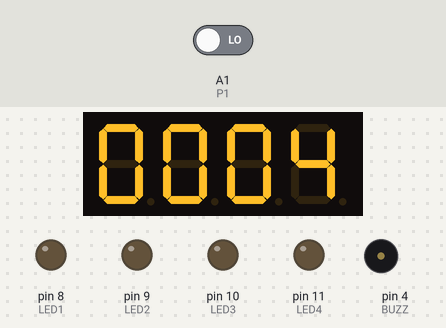
Bench run of a sketch on a simulated Arduino Uno, built with avr-gcc and run on an emulated ATmega328P. Shown: 4-digit seven-segment display, output pins drawn as LEDs (lit = HIGH), buzzer (waves = sounding, pin HIGH). Inputs (shaded band) come from the test bench; at power-on: A1 (P1) LOW.

Above: at 2.3 s.
2.4 s: A1 (P1) driven HIGH
At 3.8 s:
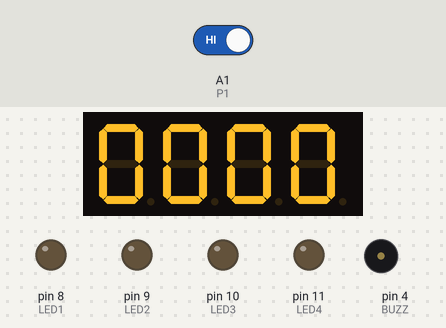
4.1 s: A1 (P1) driven LOW
At 4.6 s:
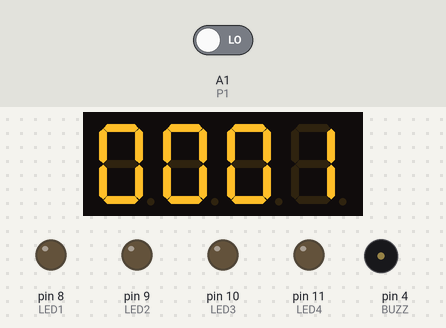
Timing chart, 0 to 7.1 s (numbered marks = the images above; inputs shaded):
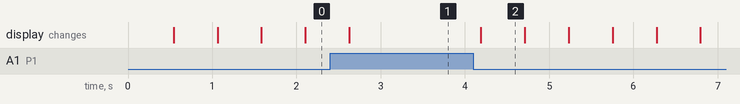

Measured:
- after the input at 4.1 s, the display: changes after 0.09 s (image 2)
- what the display in image 2 shows lasts 0.5 s, from 4.2 s to 4.7 s

The sketch:

BIOS_demo_disp7seg_contador.ino
```cpp
//------------------------------------------------------------------------------
// Programa...: BIOS_demo_disp7seg_contador.ino (Arduino UNO rev3 + shield BIOS)
// Autor......: D.Llorente (julio-2019)
// Descripción: Contador en displays, P1 reset del contador
// Utiliza la librería TM1637 disponible en  https://github.com/avishorp/TM1637
//-----------------------------------------------------------------------------
#include <TM1637Display.h>
#define POT  A0
#define P1   A1
#define P2   A2
#define P3   A3
#define LED1 8
#define LED2 9
#define LED3 10
#define LED4 11
#define BUZZ 4
#define RETARDO  500

// Config. Pines de conexión del módulo TM1637
#define CLK 12
#define DIO 13
TM1637Display display(CLK, DIO);

int conta = 0;
uint8_t pos[] = {0, 0, 0, 0};  // Array con los valores
                               // de cada dígito
void setup() {
  display.setBrightness(10); // Selec. brillo 8 min -> 15 max
  pinMode (P1, INPUT);
  pinMode (P2, INPUT);
  pinMode (P3, INPUT);
  pinMode (LED1, OUTPUT);
  pinMode (LED2, OUTPUT);
  pinMode (LED3, OUTPUT);
  pinMode (LED4, OUTPUT);
  pinMode(BUZZ, OUTPUT);
  // Apagar leds
  digitalWrite(LED1,LOW);
  digitalWrite(LED2,LOW);
  digitalWrite(LED3,LOW);
  digitalWrite(LED4,LOW);
}

void loop() {
  pos[3] = display.encodeDigit(conta/1    % 10);
  pos[2] = display.encodeDigit(conta/10   % 10);
  pos[1] = display.encodeDigit(conta/100  % 10);
  pos[0] = display.encodeDigit(conta/1000 % 10);
  display.setSegments(pos);
  delay(RETARDO);

  conta++;
  if(conta > 9999)conta = 0;

  if(digitalRead(P1)==HIGH) conta=0;   // Reset del contador
}
```
